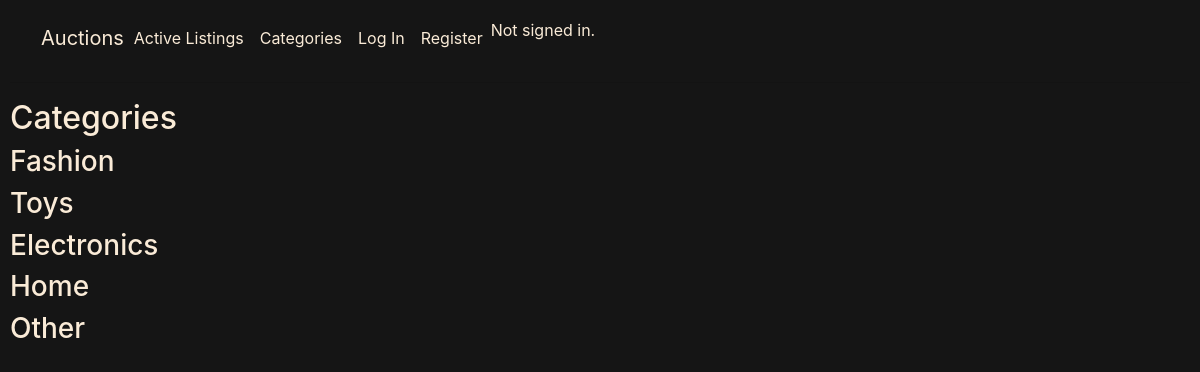
The page /categories on the database its author committed.
### auctions/models.py (models this page shows, shortened)
class Category(m.Model):
    name = m.CharField(max_length=30)
    listings = m.ManyToManyField(Listing, blank=True)

### auctions/views.py (the view)
# urls.py: path("categories", views.categories, name="categories"),
def categories(request):
    return render(request, "auctions/categories.html",
                  {"categories": Category.objects.all()})

### auctions/templates/auctions/categories.html (shortened to what this page needs)
{% extends "auctions/layout.html" %}
{% load static %}
{% block extrahead %}
  <link href="{% static 'auctions/index.css' %}" rel="stylesheet">
{% endblock %}
{% block body %}
<h2>Categories</h2>
<ul>
  {% for category in categories %}
  <div class="category">
    <a href="{% url 'category_listings' category=category.name %}">
      <h3>{{ category.name }}</h3>
    </a>
  </div>
  {% empty %}
  <li>No categories yet.</li>
  {% endfor %}
</ul>
{% endblock %}

### auctions/static/auctions/layout.css (style rules this page uses)
body { background-color: #151515; color: antiquewhite; }
a, a:hover { color: antiquewhite; text-decoration: none; }

### auctions/static/auctions/index.css (style rules this page uses)
body { padding: 10px; }
ul { padding: 0px; }

### rows shown on the page
Category: name "Fashion"
Category: name "Toys"
Category: name "Electronics"
Category: name "Home"
Category: name "Other"
